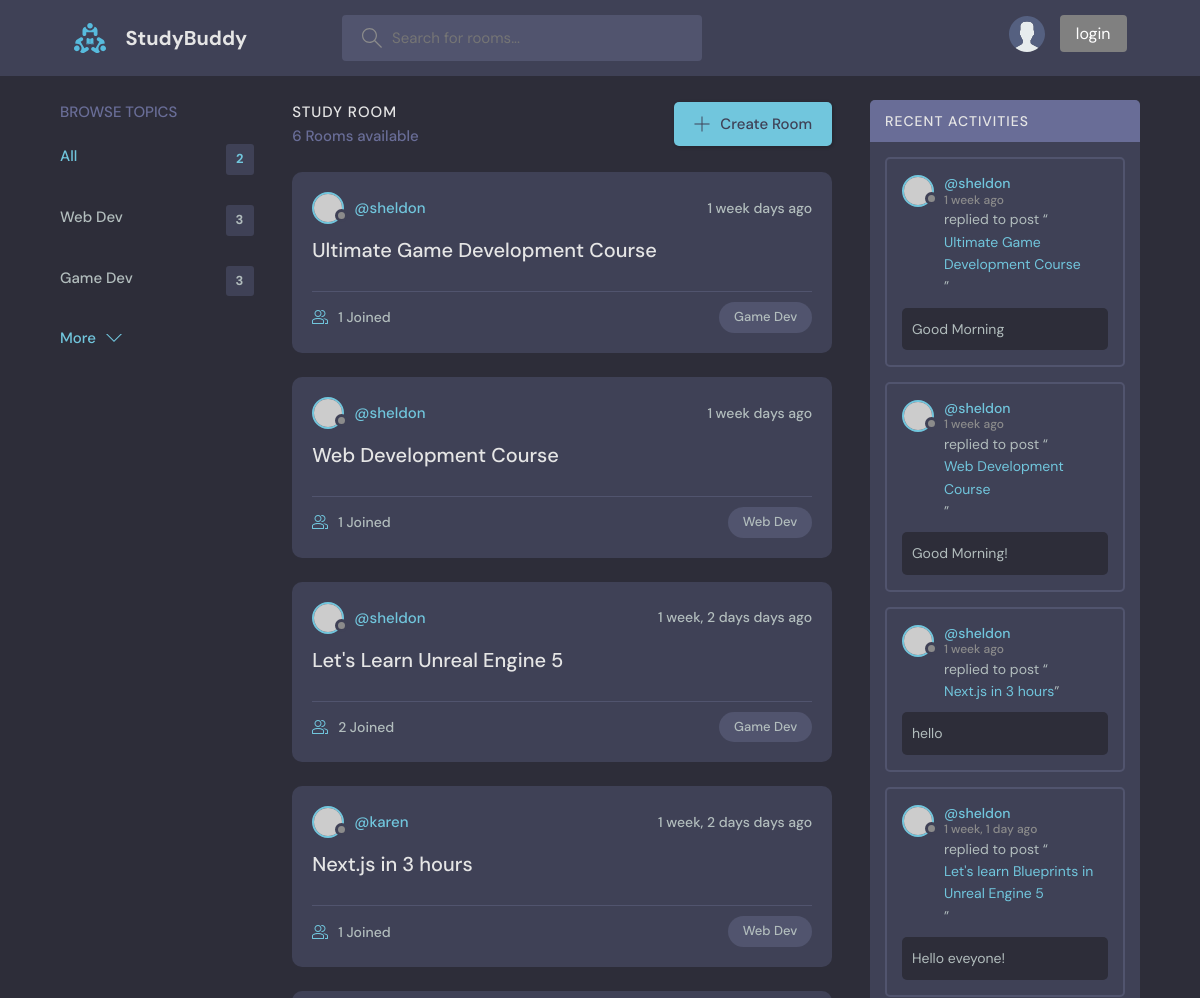
/ (upper part), run on an earlier commit of the app's database.
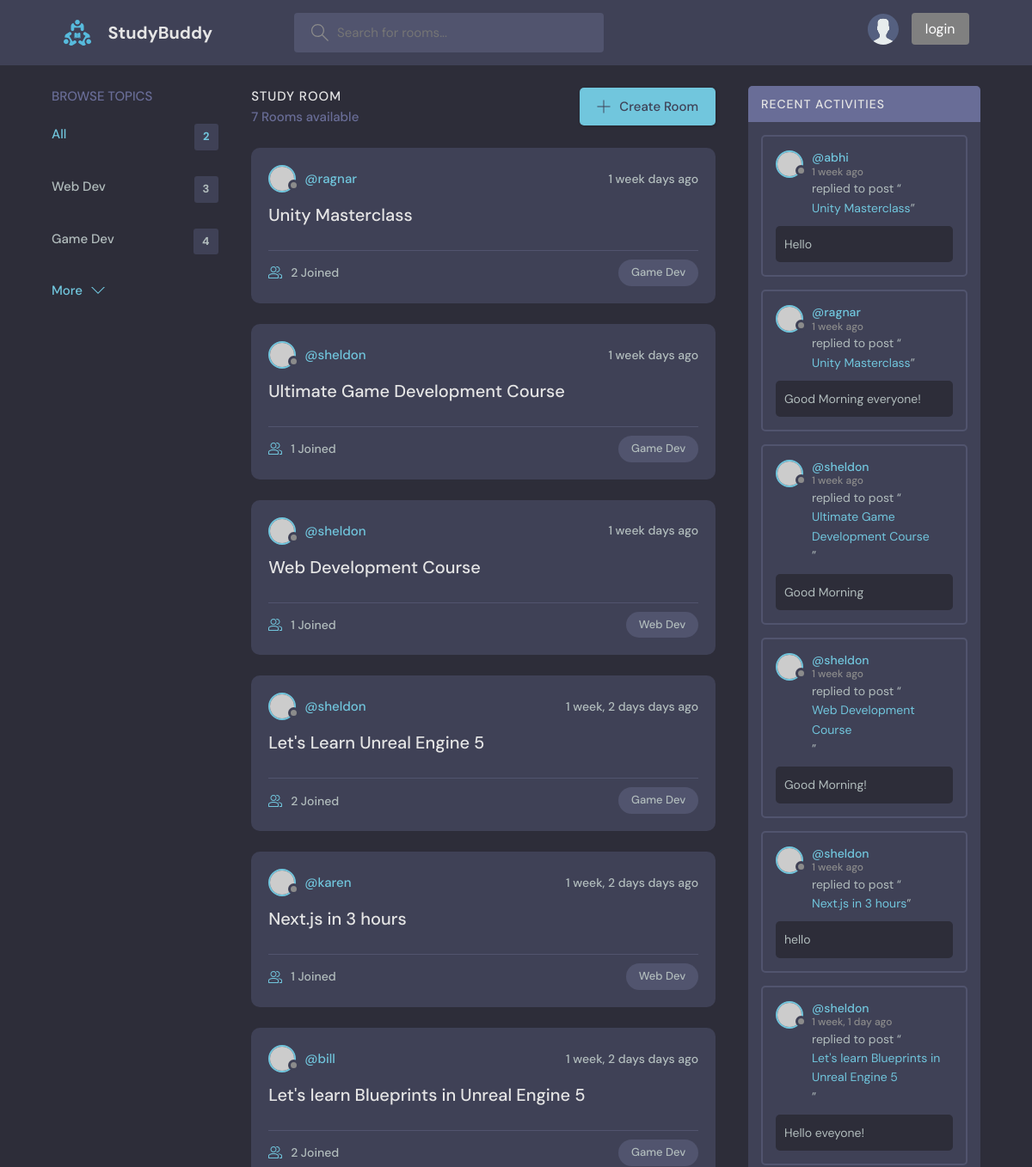
And on a later commit of the database.
### base/models.py (models this page shows, shortened)
class Topic(models.Model):
    name = models.CharField(max_length=200)

class Room(models.Model):
    host = models.ForeignKey(User, on_delete=models.SET_NULL, null=True)
    topic = models.ForeignKey(Topic, on_delete=models.SET_NULL, null=True)
    name = models.CharField(max_length=200)
    description = models.TextField(null=True, blank=True)
    participants = models.ManyToManyField(User, related_name='participants', blank=True)
    updated = models.DateTimeField(auto_now=True)
    created = models.DateTimeField(auto_now_add=True)
    class Meta:
        ordering = ['-updated', '-created']
    def __str__(self):
        return self.name

class Message(models.Model):
    user  = models.ForeignKey(User, on_delete=models.CASCADE)
    room = models.ForeignKey(Room, on_delete=models.CASCADE)
    body = models.TextField()
    updated = models.DateTimeField(auto_now=True)
    created = models.DateTimeField(auto_now_add=True)
    class Meta:
        ordering = ['-updated', '-created']

### base/views.py (the view)
# urls.py: path('', views.home, name="home"),
def home(request):
    q = request.GET.get('q') if request.GET.get('q') != None else ''
    rooms = Room.objects.filter(
        Q(host__username__icontains=q) |
        Q(topic__name__icontains=q) |
        Q(name__icontains=q) |
        Q(description__icontains=q)
        )
    topics = Topic.objects.all()
    room_count = rooms.count()
    room_messages = Message.objects.filter(
        Q(user__username__icontains=q) |
        Q(room__topic__name__icontains=q) |
        Q(room__name__icontains=q) |
        Q(body__icontains=q)
        )
    context = {
        'rooms': rooms,
        'topics': topics,
        'room_count': room_count,
        'room_messages': room_messages,
    }
    return render(request, 'base/home.html', context)

### base/templates/base/home.html (shortened to what this page needs)
{% extends 'main.html' %}
{% block content %}
<main class="layout layout--3">
  <div class="container">
    {% include 'base/topics_component.html' %}
    <div class="roomList">
      <div class="roomList__header">
        <div>
          <h2>Study Room</h2>
          <p>{{room_count}} Rooms available</p>
        </div>
        <a class="btn btn--main" href="create-room.html">
          <svg
            version="1.1"
            xmlns="http://www.w3.org/2000/svg"
            width="32"
            height="32"
            viewBox="0 0 32 32"
          >
            <title>add</title>
            <path
              d="M16.943 0.943h-1.885v14.115h-14.115v1.885h14.115v14.115h1.885v-14.115h14.115v-1.885h-14.115v-14.115z"
            ></path>
          </svg>
          Create Room
        </a>
      </div>
      {% include 'base/feed_component.html' %}
    </div>
    {% include 'base/activity_component.html' %}
  </div>
</main>
{% endblock content %}

### base/templates/base/topics_component.html
<div class="topics">
    <div class="topics__header">
      <h2>Browse Topics</h2>
    </div>
    <ul class="topics__list">
      <li>
        <a href="{% url 'home' %}" class="active">All<span>{{topics.count}}</span></a>
      </li>
      {% for topic in topics %}
      <li>
        <a href="{% url 'home' %}?q={{topic.name}}">{{topic.name}}<span>{{topic.room_set.all.count}}</span></a>
      </li>
      {% endfor %}
    </ul>
    <a class="btn btn--link" href="topics.html">
      More
      <svg
        version="1.1"
        xmlns="http://www.w3.org/2000/svg"
        width="32"
        height="32"
        viewBox="0 0 32 32"
      >
        <title>chevron-down</title>
        <path d="M16 21l-13-13h-3l16 16 16-16h-3l-13 13z"></path>
      </svg>
    </a>
  </div>

### base/templates/base/feed_component.html (shortened to what this page needs)
{% for room in rooms%}
<div class="roomListRoom">
  <div class="roomListRoom__header">
    <a href="{% url 'user-profile' room.host.id %}" class="roomListRoom__author">
      <div class="avatar avatar--small">
        <img src="https://randomuser.me/api/portraits/women/11.jpg" />
      </div>
      <span>@{{room.host.username}}</span>
    </a>
    <div class="roomListRoom__actions">
      <span>{{room.created|timesince}} days ago</span>
    </div>
  </div>
  <div class="roomListRoom__content">
    <a href="{% url 'room' room.id %}">{{room.name}}</a>
  </div>
  <div class="roomListRoom__meta">
    <a href="{% url 'room' room.id %}" class="roomListRoom__joined">
      {{room.participants.all.count}} Joined
    </a>
    <p class="roomListRoom__topic">{{room.topic.name}}</p>
  </div>
</div>
{% endfor %}

### base/templates/base/activity_component.html (shortened to what this page needs)
<div class="activities">
  <div class="activities__header">
    <h2>Recent Activities</h2>
  </div>
  {% for message in room_messages %}
  <div class="activities__box">
    <div class="activities__boxHeader roomListRoom__header">
      <a href="{% url 'user-profile' message.user.id %}" class="roomListRoom__author">
        <div class="avatar avatar--small">
          <img src="https://randomuser.me/api/portraits/women/11.jpg" />
        </div>
        <p>
          @{{message.user}}
          <span> {{message.created|timesince}} ago</span>
        </p>
      </a>
    </div>
    <div class="activities__boxContent">
      <p>
        replied to post “<a href="{% url 'room' message.room.id %}">{{message.room}}</a
        >”
      </p>
      <div class="activities__boxRoomContent">
        {{message.body}}
      </div>
    </div>
  </div>
  {% endfor %}
</div>

What changed in the data, as far as the page shows it:
computed for Topic "Game Dev": room_set.all.count "3" → "4"
added Room: host.username "ragnar", created "1 week", name "Unity Masterclass", participants.all.count "2", topic.name "Game Dev"
now on this page (row unchanged): Room: host.username "bill", created "1 week, 2 days", name "Let's learn Blueprints in Unreal Engine 5", participants.all.count "2", topic.name "Game Dev"
added Message: user "abhi", created "1 week", room "Unity Masterclass", body "Hello"
added Message: user "ragnar", created "1 week", room "Unity Masterclass", body "Good Morning everyone!"
Also different on the page:
{{ room_count }}: "6" → "7"
